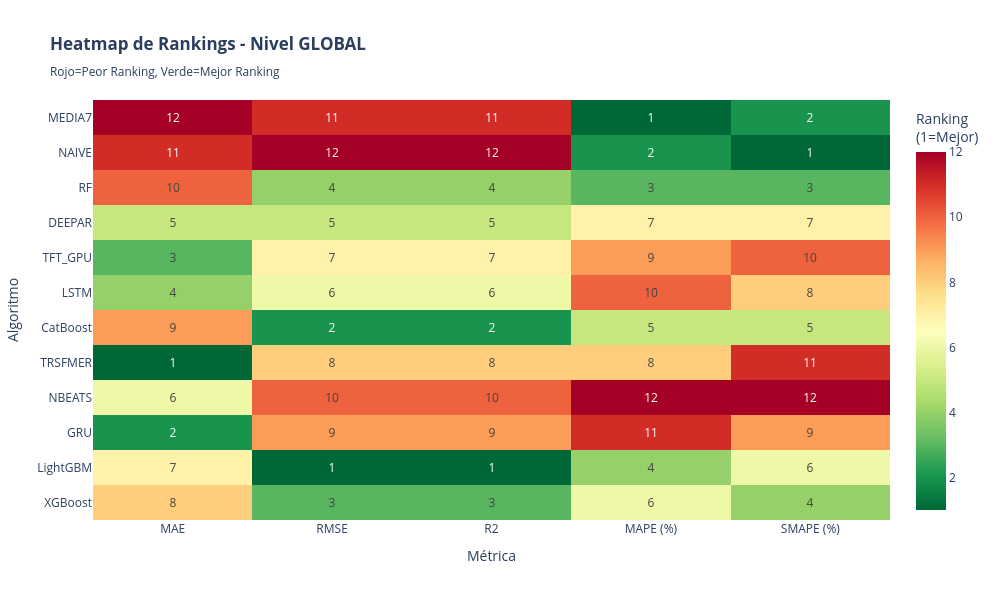

Source (notebook cell):
### Markdown cell above
# HEATMAP DE RANKINGS POR MÉTRICA

### Code cell
# ============================================================================
# CREAR HEATMAP DE RANKINGS - GLOBAL
# ============================================================================

print("\n" + "="*100)
print("🔥 HEATMAP DE RANKINGS POR MÉTRICA (GLOBAL)")
print("="*100)

# Usar datos globales
df_heatmap_data = df_global[['Algoritmo'] + METRICAS_COMPARACION].set_index('Algoritmo')

# Calcular rankings para cada métrica
df_rankings = pd.DataFrame(index=df_heatmap_data.index)

for col in METRICAS_COMPARACION:
    if col in df_heatmap_data.columns:
        es_mejor = METRIC_DIRECTIONS.get(col, False)
        if es_mejor:
            # Más alto es mejor: rank descendente
            df_rankings[col] = df_heatmap_data[col].rank(ascending=False).astype(int)
        else:
            # Más bajo es mejor: rank ascendente
            df_rankings[col] = df_heatmap_data[col].rank(ascending=True).astype(int)

# Crear heatmap con plotly
fig_heatmap = go.Figure(data=go.Heatmap(
    z=df_rankings.values,
    x=df_rankings.columns,
    y=df_rankings.index,
    colorscale='RdYlGn_r',  # Rojo (peor) a Verde (mejor)
    text=df_rankings.values,
    texttemplate='%{text}',
    textfont={"size": 12},
    colorbar=dict(title="Ranking<br>(1=Mejor)")
))

fig_heatmap.update_layout(
    title="<b>Heatmap de Rankings - Nivel GLOBAL</b><br><sub>Rojo=Peor Ranking, Verde=Mejor Ranking</sub>",
    xaxis_title="Métrica",
    yaxis_title="Algoritmo",
    height=600,
    width=1000,
    font=dict(size=12)
)

fig_heatmap.show()

# Calcular puntuación agregada por algoritmo
df_rankings['PUNTUACIÓN_TOTAL'] = df_rankings[METRICAS_COMPARACION].sum(axis=1)
df_rankings_sorted = df_rankings.sort_values('PUNTUACIÓN_TOTAL')

print("\n🏆 RANKING GENERAL POR ALGORITMO (suma de rankings):")
print("✅ Puntuación más baja = Mejor desempeño general")

### Figure 1 — Plotly figure (JSON) as saved in the notebook; plotly's stock layout.template omitted (floating-point values rounded to 4 significant figures)
{"data": [{"colorbar": {"title": {"text": "Ranking<br>(1=Mejor)"}}, "colorscale": [[0, "rgb(0,104,55)"], [0.1, "rgb(26,152,80)"], [0.2, "rgb(102,189,99)"], [0.3, "rgb(166,217,106)"], [0.4, "rgb(217,239,139)"], [0.5, "rgb(255,255,191)"], [0.6, "rgb(254,224,139)"], [0.7, "rgb(253,174,97)"], [0.8, "rgb(244,109,67)"], [0.9, "rgb(215,48,39)"], [1, "rgb(165,0,38)"]], "text": [[8, 3, 3, 6, 4], [7, 1, 1, 4, 6], [2, 9, 9, 11, 9], [6, 10, 10, 12, 12], [1, 8, 8, 8, 11], [9, 2, 2, 5, 5], [4, 6, 6, 10, 8], [3, 7, 7, 9, 10], [5, 5, 5, 7, 7], [10, 4, 4, 3, 3], [11, 12, 12, 2, 1], [12, 11, 11, 1, 2]], "textfont": {"size": 12}, "texttemplate": "%{text}", "type": "heatmap", "x": ["MAE", "RMSE", "R2", "MAPE (%)", "SMAPE (%)"], "y": ["XGBoost", "LightGBM", "GRU", "NBEATS", "TRSFMER", "CatBoost", "LSTM", "TFT_GPU", "DEEPAR", "RF", "NAIVE", "MEDIA7"], "z": [[8, 3, 3, 6, 4], [7, 1, 1, 4, 6], [2, 9, 9, 11, 9], [6, 10, 10, 12, 12], [1, 8, 8, 8, 11], [9, 2, 2, 5, 5], [4, 6, 6, 10, 8], [3, 7, 7, 9, 10], [5, 5, 5, 7, 7], [10, 4, 4, 3, 3], [11, 12, 12, 2, 1], [12, 11, 11, 1, 2]]}], "layout": {"font": {"size": 12}, "height": 600, "title": {"text": "<b>Heatmap de Rankings - Nivel GLOBAL</b><br><sub>Rojo=Peor Ranking, Verde=Mejor Ranking</sub>"}, "width": 1000, "xaxis": {"title": {"text": "Métrica"}}, "yaxis": {"title": {"text": "Algoritmo"}}}}
